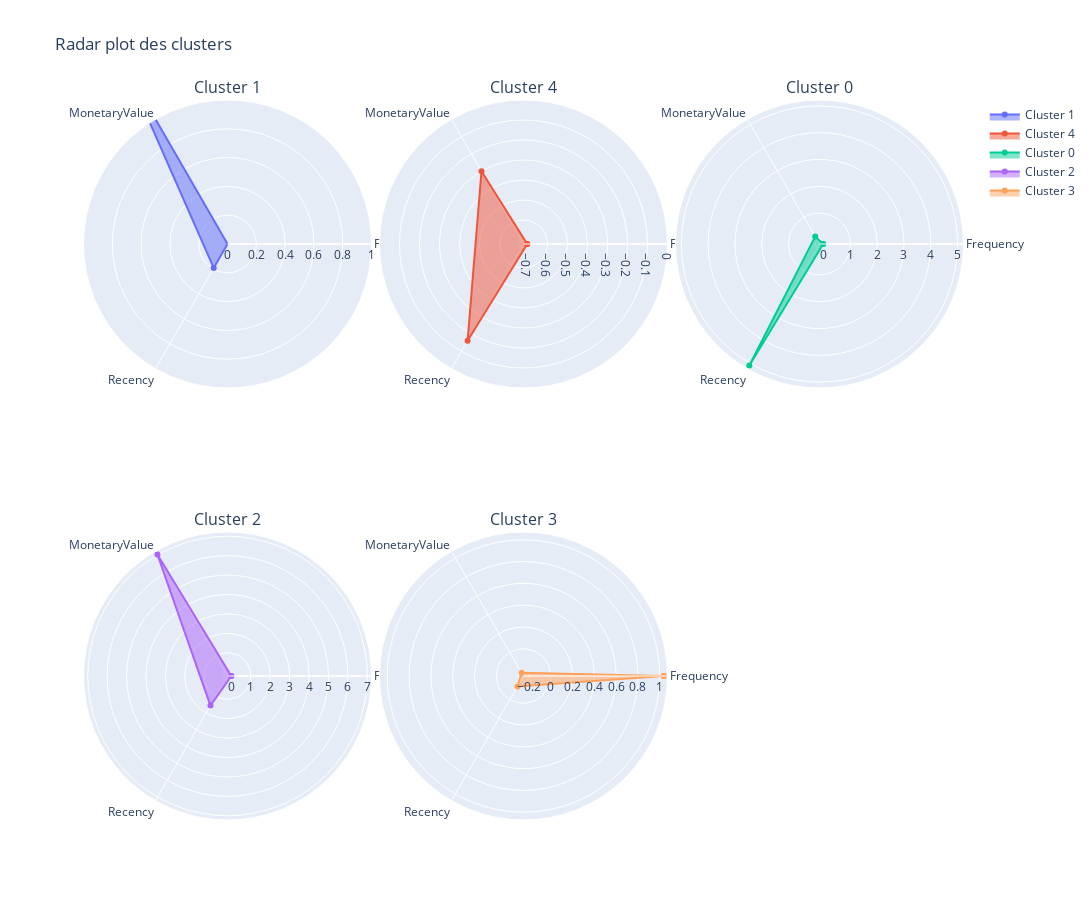

The notebook cell this image was saved under:
### Code cell
from plotly.subplots import make_subplots
import plotly.graph_objects as go
variables = ["Frequency", "MonetaryValue", "Recency"]

# Créer un dataframe pour chaque cluster
clusters = rfm_clustered.groupby('cluster_kmeans')

# Récupérer les noms des clusters
cluster_names = rfm_clustered['cluster_kmeans'].unique()

# Créer une figure Plotly avec 6 sous-figures polar
fig = make_subplots(rows=2, cols=3, subplot_titles=[f'Cluster {name}' for name in cluster_names], specs=[[{'type': 'polar'}]*3]*2, horizontal_spacing=0.001, vertical_spacing=0.2)

# Parcourir les clusters et ajouter un radar plot à chaque sous-figure
for i, cluster in enumerate(clusters):
    data11 = cluster[1][variables].mean().values.flatten().tolist()
    data11 += data11[:1]

    fig.add_trace(go.Scatterpolar(
        r=data11,
        theta=variables + [variables[0]],
        fill='toself',
        name=f'Cluster {cluster_names[i]}'
    ), row=(i // 3) + 1, col=(i % 3) + 1)

    # Ajouter les étiquettes des axes pour chaque sous-figure
    fig.update_layout(
        polar=dict(
            radialaxis=dict(
                visible=True,
                range=[0, 1]
            ),
        ),
        showlegend=True,
        width=1800,
        height=900
    )

# Mettre à jour le titre de la figure
fig.update_layout(title_text='Radar plot des clusters')

# Afficher la figure
fig.show()

### Figure 1 — Plotly figure (JSON) as saved in the notebook; plotly's stock layout.template omitted (floating-point values rounded to 4 significant figures)
{"data": [{"fill": "toself", "name": "Cluster 1", "r": [-0.3049, 1.421, 0.1921, -0.3049], "subplot": "polar", "theta": ["Frequency", "MonetaryValue", "Recency", "Frequency"], "type": "scatterpolar"}, {"fill": "toself", "name": "Cluster 4", "r": [-0.7009, -0.2998, -0.1608, -0.7009], "subplot": "polar2", "theta": ["Frequency", "MonetaryValue", "Recency", "Frequency"], "type": "scatterpolar"}, {"fill": "toself", "name": "Cluster 0", "r": [-0.01322, 0.1671, 5.079, -0.01322], "subplot": "polar3", "theta": ["Frequency", "MonetaryValue", "Recency", "Frequency"], "type": "scatterpolar"}, {"fill": "toself", "name": "Cluster 2", "r": [-0.006341, 7.025, 1.559, -0.006341], "subplot": "polar4", "theta": ["Frequency", "MonetaryValue", "Recency", "Frequency"], "type": "scatterpolar"}, {"fill": "toself", "name": "Cluster 3", "r": [1.037, -0.2148, -0.1393, 1.037], "subplot": "polar5", "theta": ["Frequency", "MonetaryValue", "Recency", "Frequency"], "type": "scatterpolar"}], "layout": {"annotations": [{"font": {"size": 16}, "showarrow": false, "text": "Cluster 1", "x": 0.1663, "xanchor": "center", "xref": "paper", "y": 1, "yanchor": "bottom", "yref": "paper"}, {"font": {"size": 16}, "showarrow": false, "text": "Cluster 4", "x": 0.5, "xanchor": "center", "xref": "paper", "y": 1, "yanchor": "bottom", "yref": "paper"}, {"font": {"size": 16}, "showarrow": false, "text": "Cluster 0", "x": 0.8337, "xanchor": "center", "xref": "paper", "y": 1, "yanchor": "bottom", "yref": "paper"}, {"font": {"size": 16}, "showarrow": false, "text": "Cluster 2", "x": 0.1663, "xanchor": "center", "xref": "paper", "y": 0.4, "yanchor": "bottom", "yref": "paper"}, {"font": {"size": 16}, "showarrow": false, "text": "Cluster 3", "x": 0.5, "xanchor": "center", "xref": "paper", "y": 0.4, "yanchor": "bottom", "yref": "paper"}], "height": 900, "polar": {"domain": {"x": [0, 0.3327], "y": [0.6, 1]}, "radialaxis": {"range": [0, 1], "visible": true}}, "polar2": {"domain": {"x": [0.3337, 0.6663], "y": [0.6, 1]}}, "polar3": {"domain": {"x": [0.6673, 1], "y": [0.6, 1]}}, "polar4": {"domain": {"x": [0, 0.3327], "y": [0, 0.4]}}, "polar5": {"domain": {"x": [0.3337, 0.6663], "y": [0, 0.4]}}, "polar6": {"domain": {"x": [0.6673, 1], "y": [0, 0.4]}}, "showlegend": true, "title": {"text": "Radar plot des clusters"}, "width": 1800}}
